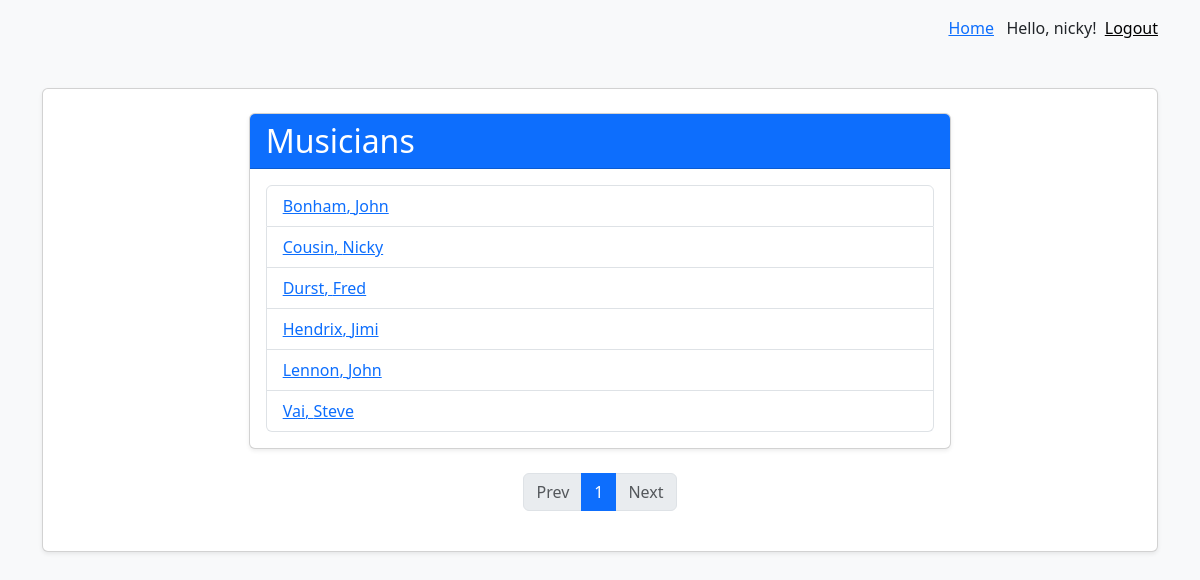
Screenshot of /bands/musicians/ (signed in) with the database file from the repository.
### bands/models.py (models this page shows, shortened)
class Musician(models.Model):
    first_name = models.CharField(max_length=50)
    last_name = models.CharField(max_length=50)
    birth = models.DateField()
    description = models.TextField(blank=True)
    picture = models.ImageField(blank=True, null=True)
    class Meta:
        ordering = ["last_name", "first_name"]

### bands/views.py (the view)
# urls.py: path("musicians/", views.musicians, name="musicians"),
def musicians(request):
    all_musicians = Musician.objects.all().order_by("last_name")
    items_per_page = _get_items_per_page(request)
    paginator = Paginator(all_musicians, items_per_page)
    page_num = _get_page_num(request, paginator)
    page = paginator.page(page_num)
    data = {
        "musicians": page.object_list,
        "page": page,
    }
    return render(request, "musicians.html", data)

### bands/views.py (called while the page is built)
def _get_items_per_page(request):
    items_per_page = int(request.GET.get("items_per_page", 10))
    if items_per_page < 1:
        items_per_page = 10
    if items_per_page > 50:
        items_per_page = 50
    return items_per_page

def _get_page_num(request, paginator):
    page_num = int(request.GET.get("page", 1))
    if page_num < 1:
        page_num = 1
    elif page_num > paginator.num_pages:
        page_num = paginator.num_pages
    return page_num

### templates/musicians.html (shortened to what this page needs)
{% extends "base.html" %}
{% block content %}
  <div class="row">
    <div class="col-md-8 offset-md-2">
      <div class="card shadow-sm mb-4">
        <div class="card-header bg-primary text-white">
          <h2 class="mb-0">Musicians</h2>
        </div>
        <div class="card-body">
          <ul class="list-group">
            {% for musician in musicians %}
              <li class="list-group-item d-flex justify-content-between align-items-center">
                <a href="{% url 'musician' musician.id %}">
                  {{ musician.last_name }}, {{ musician.first_name }}
                </a>
              </li>
            {% empty %}
              <li class="list-group-item text-muted"><i>No musicians in the database</i></li>
            {% endfor %}
          </ul>
        </div>
      </div>
    </div>
  </div>
  <nav aria-label="Page navigation">
    <ul class="pagination justify-content-center">
      {% if page.has_previous %}
        <li class="page-item">
          <a class="page-link" href="{% url 'musicians' %}?page={{ page.previous_page_number }}">Prev</a>
        </li>
      {% else %}
        <li class="page-item disabled">
          <span class="page-link">Prev</span>
        </li>
      {% endif %}
      {% for num in page.paginator.page_range %}
        {% if num == page.number %}
          <li class="page-item active">
            <span class="page-link">{{ num }}</span>
          </li>
        {% else %}
          <li class="page-item">
            <a class="page-link" href="{% url 'musicians' %}?page={{ num }}">{{ num }}</a>
          </li>
        {% endif %}
      {% endfor %}
      {% if page.has_next %}
        <li class="page-item">
          <a class="page-link" href="{% url 'musicians' %}?page={{ page.next_page_number }}">Next</a>
        </li>
      {% else %}
        <li class="page-item disabled">
          <span class="page-link">Next</span>
        </li>
      {% endif %}
    </ul>
  </nav>
{% endblock content %}

### templates/base.html (shortened to what this page needs)
<!DOCTYPE html>
<html lang="en">
<head>
    <link
        href="https://cdn.jsdelivr.net/npm/bootstrap@5.3.3/dist/css/bootstrap.min.css"
        rel="stylesheet"
>
</head>
<body class="bg-light">
    <div class="container mt-3 d-flex justify-content-end">
        <a href="{% url 'home' %}">Home</a>&nbsp;&nbsp;
        {% if user.is_authenticated %}
            Hello, {{ user.username }}! &nbsp;
            <form id="logout-form" method="post" action="{% url 'logout' %}">
                <button type="submit" style="background: none; border:none; cursor:pointer; padding:0; text-decoration: underline;">
                    Logout
                </button>
            </form>
        {% else %}
            <a href="{% url 'login' %}">Login</a>
        {% endif %}
    </div>
    <main class="container my-5">
        <div class="card shadow-sm p-4 bg-white rounded">
            {% block content %}
            {% endblock content %}
        </div>
    </main>
</body>
</html>

### rows the page displays
Musician: last_name "Bonham", first_name "John"
Musician: last_name "Cousin", first_name "Nicky"
Musician: last_name "Durst", first_name "Fred"
Musician: last_name "Hendrix", first_name "Jimi"
Musician: last_name "Lennon", first_name "John"
Musician: last_name "Vai", first_name "Steve"

### other values shown
{{ user.username }} "nicky"
{{ num }} "1"
